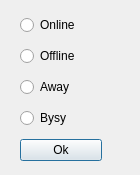
<?xml version="1.0" encoding="UTF-8"?>
<ui version="4.0">
 <class>DlgPresence</class>
 <widget class="QDialog" name="DlgPresence">
  <property name="geometry">
   <rect>
    <x>0</x>
    <y>0</y>
    <width>140</width>
    <height>175</height>
   </rect>
  </property>
  <property name="windowTitle">
   <string>Presence</string>
  </property>
  <widget class="QWidget" name="">
   <property name="geometry">
    <rect>
     <x>20</x>
     <y>10</y>
     <width>82</width>
     <height>158</height>
    </rect>
   </property>
   <layout class="QVBoxLayout" name="verticalLayout">
    <item>
     <widget class="QRadioButton" name="rbOnline">
      <property name="text">
       <string>Online</string>
      </property>
     </widget>
    </item>
    <item>
     <widget class="QRadioButton" name="rbOffline">
      <property name="text">
       <string>Offline</string>
      </property>
     </widget>
    </item>
    <item>
     <widget class="QRadioButton" name="rbAway">
      <property name="text">
       <string>Away</string>
      </property>
     </widget>
    </item>
    <item>
     <widget class="QRadioButton" name="rbBusy">
      <property name="text">
       <string>Bysy</string>
      </property>
     </widget>
    </item>
    <item>
     <widget class="QPushButton" name="pbOk">
      <property name="text">
       <string>Ok</string>
      </property>
     </widget>
    </item>
   </layout>
  </widget>
 </widget>
 <resources/>
 <connections/>
</ui>
